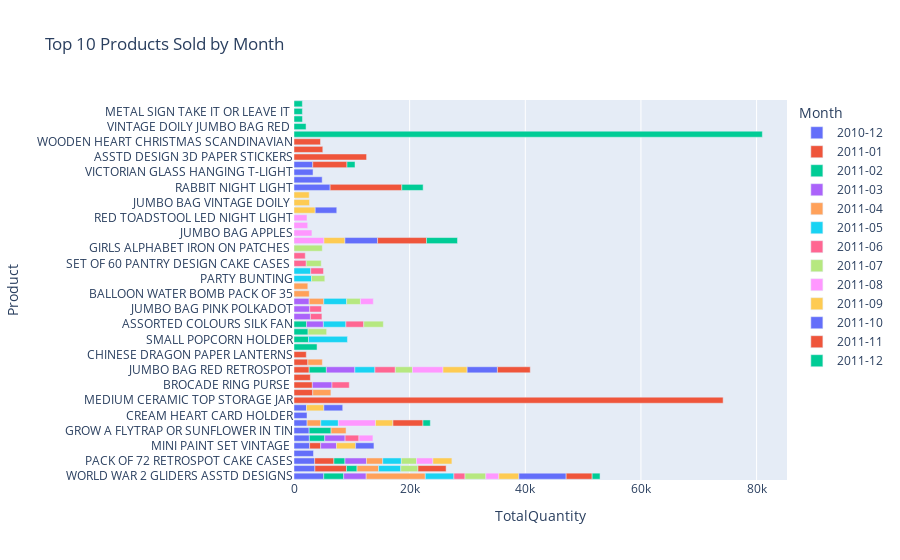

The notebook cell saved with this chart:
### Code cell
import plotly.express as px

fig = px.bar(top_products_by_month, 
             x='TotalQuantity', y='Product', 
             color='Month', 
             orientation='h', 
             title="Top 10 Products Sold by Month")

fig.write_html("../imgs/top_products_by_month.html")
fig.write_image("../imgs/top_products_by_month.png")

fig.show()

### Figure 1 — Plotly figure (JSON) as saved in the notebook; plotly's stock layout.template omitted (floating-point values rounded to 4 significant figures)
{"data": [{"hovertemplate": "Month=2010-12<br>TotalQuantity=%{x}<br>Product=%{y}<extra></extra>", "legendgroup": "2010-12", "marker": {"color": "#636efa", "pattern": {"shape": ""}}, "name": "2010-12", "orientation": "h", "showlegend": true, "textposition": "auto", "type": "bar", "x": [5139, 3611, 3572, 3367, 2700, 2656, 2616, 2267, 2254, 2162], "xaxis": "x", "y": ["WORLD WAR 2 GLIDERS ASSTD DESIGNS", "WHITE HANGING HEART T-LIGHT HOLDER", "PACK OF 72 RETROSPOT CAKE CASES", "HAND WARMER BABUSHKA DESIGN", "MINI PAINT SET VINTAGE ", "PACK OF 12 LONDON TISSUES ", "GROW A FLYTRAP OR SUNFLOWER IN TIN", "ASSORTED COLOUR BIRD ORNAMENT", "CREAM HEART CARD HOLDER", "RED  HARMONICA IN BOX "], "yaxis": "y"}, {"hovertemplate": "Month=2011-01<br>TotalQuantity=%{x}<br>Product=%{y}<extra></extra>", "legendgroup": "2011-01", "marker": {"color": "#EF553B", "pattern": {"shape": ""}}, "name": "2011-01", "orientation": "h", "showlegend": true, "textposition": "auto", "type": "bar", "x": [74215, 5467, 3329, 3240, 3174, 2830, 2625, 2398, 2124, 1908], "xaxis": "x", "y": ["MEDIUM CERAMIC TOP STORAGE JAR", "WHITE HANGING HEART T-LIGHT HOLDER", "PACK OF 72 RETROSPOT CAKE CASES", "FAIRY CAKE FLANNEL ASSORTED COLOUR", "BROCADE RING PURSE ", "HEART OF WICKER SMALL", "JUMBO BAG RED RETROSPOT", "GIN + TONIC DIET METAL SIGN", "CHINESE DRAGON PAPER LANTERNS", "MINI PAINT SET VINTAGE "], "yaxis": "y"}, {"hovertemplate": "Month=2011-02<br>TotalQuantity=%{x}<br>Product=%{y}<extra></extra>", "legendgroup": "2011-02", "marker": {"color": "#00cc96", "pattern": {"shape": ""}}, "name": "2011-02", "orientation": "h", "showlegend": true, "textposition": "auto", "type": "bar", "x": [3986, 3795, 3457, 2971, 2659, 2505, 2439, 2172, 1912, 1823], "xaxis": "x", "y": ["EMPIRE DESIGN ROSETTE", "GROW A FLYTRAP OR SUNFLOWER IN TIN", "WORLD WAR 2 GLIDERS ASSTD DESIGNS", "JUMBO BAG RED RETROSPOT", "PACK OF 12 LONDON TISSUES ", "SMALL POPCORN HOLDER", "ESSENTIAL BALM 3.5g TIN IN ENVELOPE", "ASSORTED COLOURS SILK FAN", "PACK OF 72 RETROSPOT CAKE CASES", "WHITE HANGING HEART T-LIGHT HOLDER"], "yaxis": "y"}, {"hovertemplate": "Month=2011-03<br>TotalQuantity=%{x}<br>Product=%{y}<extra></extra>", "legendgroup": "2011-03", "marker": {"color": "#ab63fa", "pattern": {"shape": ""}}, "name": "2011-03", "orientation": "h", "showlegend": true, "textposition": "auto", "type": "bar", "x": [4924, 3888, 3720, 3519, 3396, 2912, 2839, 2736, 2715, 2628], "xaxis": "x", "y": ["JUMBO BAG RED RETROSPOT", "WORLD WAR 2 GLIDERS ASSTD DESIGNS", "PACK OF 72 RETROSPOT CAKE CASES", "PACK OF 12 LONDON TISSUES ", "BROCADE RING PURSE ", "ASSORTED COLOURS SILK FAN", "JUMBO BAG STRAWBERRY", "MINI PAINT SET VINTAGE ", "JUMBO BAG PINK POLKADOT", "PACK OF 60 PINK PAISLEY CAKE CASES"], "yaxis": "y"}, {"hovertemplate": "Month=2011-04<br>TotalQuantity=%{x}<br>Product=%{y}<extra></extra>", "legendgroup": "2011-04", "marker": {"color": "#FFA15A", "pattern": {"shape": ""}}, "name": "2011-04", "orientation": "h", "showlegend": true, "textposition": "auto", "type": "bar", "x": [10224, 3725, 3142, 2816, 2641, 2592, 2526, 2506, 2387, 2368], "xaxis": "x", "y": ["WORLD WAR 2 GLIDERS ASSTD DESIGNS", "WHITE HANGING HEART T-LIGHT HOLDER", "FAIRY CAKE FLANNEL ASSORTED COLOUR", "PACK OF 72 RETROSPOT CAKE CASES", "BALLOON WATER BOMB PACK OF 35", "GROW A FLYTRAP OR SUNFLOWER IN TIN", "PACK OF 60 PINK PAISLEY CAKE CASES", "GIN + TONIC DIET METAL SIGN", "PAPER CHAIN KIT EMPIRE", "ASSORTED COLOUR BIRD ORNAMENT"], "yaxis": "y"}, {"hovertemplate": "Month=2011-05<br>TotalQuantity=%{x}<br>Product=%{y}<extra></extra>", "legendgroup": "2011-05", "marker": {"color": "#19d3f3", "pattern": {"shape": ""}}, "name": "2011-05", "orientation": "h", "showlegend": true, "textposition": "auto", "type": "bar", "x": [6738, 4944, 3949, 3888, 3846, 3470, 3212, 3036, 3025, 2894], "xaxis": "x", "y": ["SMALL POPCORN HOLDER", "WORLD WAR 2 GLIDERS ASSTD DESIGNS", "PACK OF 60 PINK PAISLEY CAKE CASES", "ASSORTED COLOURS SILK FAN", "WHITE HANGING HEART T-LIGHT HOLDER", "JUMBO BAG RED RETROSPOT", "PACK OF 72 RETROSPOT CAKE CASES", "ASSORTED COLOUR BIRD ORNAMENT", "PARTY BUNTING", "COLOUR GLASS T-LIGHT HOLDER HANGING"], "yaxis": "y"}, {"hovertemplate": "Month=2011-06<br>TotalQuantity=%{x}<br>Product=%{y}<extra></extra>", "legendgroup": "2011-06", "marker": {"color": "#FF6692", "pattern": {"shape": ""}}, "name": "2011-06", "orientation": "h", "showlegend": true, "textposition": "auto", "type": "bar", "x": [3529, 3096, 2988, 2397, 2204, 2123, 2036, 1988, 1948, 1920], "xaxis": "x", "y": ["JUMBO BAG RED RETROSPOT", "ASSORTED COLOURS SILK FAN", "BROCADE RING PURSE ", "PACK OF 12 LONDON TISSUES ", "COLOUR GLASS T-LIGHT HOLDER HANGING", "SET OF 60 PANTRY DESIGN CAKE CASES ", "JUMBO BAG PINK POLKADOT", "JUMBO BAG STRAWBERRY", "JUMBO BAG DOILEY PATTERNS", "WORLD WAR 2 GLIDERS ASSTD DESIGNS"], "yaxis": "y"}, {"hovertemplate": "Month=2011-07<br>TotalQuantity=%{x}<br>Product=%{y}<extra></extra>", "legendgroup": "2011-07", "marker": {"color": "#B6E880", "pattern": {"shape": ""}}, "name": "2011-07", "orientation": "h", "showlegend": true, "textposition": "auto", "type": "bar", "x": [4896, 3600, 3384, 3206, 2971, 2970, 2627, 2589, 2387, 2305], "xaxis": "x", "y": ["GIRLS ALPHABET IRON ON PATCHES ", "WORLD WAR 2 GLIDERS ASSTD DESIGNS", "ASSORTED COLOURS SILK FAN", "ESSENTIAL BALM 3.5g TIN IN ENVELOPE", "WHITE HANGING HEART T-LIGHT HOLDER", "JUMBO BAG RED RETROSPOT", "PACK OF 72 RETROSPOT CAKE CASES", "SET OF 60 PANTRY DESIGN CAKE CASES ", "PACK OF 60 PINK PAISLEY CAKE CASES", "PARTY BUNTING"], "yaxis": "y"}, {"hovertemplate": "Month=2011-08<br>TotalQuantity=%{x}<br>Product=%{y}<extra></extra>", "legendgroup": "2011-08", "marker": {"color": "#FF97FF", "pattern": {"shape": ""}}, "name": "2011-08", "orientation": "h", "showlegend": true, "textposition": "auto", "type": "bar", "x": [6425, 5278, 5186, 3104, 2837, 2419, 2369, 2256, 2253, 2227], "xaxis": "x", "y": ["ASSORTED COLOUR BIRD ORNAMENT", "JUMBO BAG RED RETROSPOT", "POPCORN HOLDER", "JUMBO BAG APPLES", "PACK OF 72 RETROSPOT CAKE CASES", "PACK OF 12 LONDON TISSUES ", "JUMBO BAG ALPHABET", "WORLD WAR 2 GLIDERS ASSTD DESIGNS", "RED TOADSTOOL LED NIGHT LIGHT", "PACK OF 60 PINK PAISLEY CAKE CASES"], "yaxis": "y"}, {"hovertemplate": "Month=2011-09<br>TotalQuantity=%{x}<br>Product=%{y}<extra></extra>", "legendgroup": "2011-09", "marker": {"color": "#FECB52", "pattern": {"shape": ""}}, "name": "2011-09", "orientation": "h", "showlegend": true, "textposition": "auto", "type": "bar", "x": [4177, 3669, 3624, 3462, 3314, 3282, 3016, 3000, 2679, 2629], "xaxis": "x", "y": ["JUMBO BAG RED RETROSPOT", "60 CAKE CASES VINTAGE CHRISTMAS", "POPCORN HOLDER", "WORLD WAR 2 GLIDERS ASSTD DESIGNS", "MINI PAINT SET VINTAGE ", "PACK OF 72 RETROSPOT CAKE CASES", "ASSORTED COLOUR BIRD ORNAMENT", "RED  HARMONICA IN BOX ", "JUMBO BAG VINTAGE DOILY ", "BUBBLEGUM RING ASSORTED"], "yaxis": "y"}, {"hovertemplate": "Month=2011-10<br>TotalQuantity=%{x}<br>Product=%{y}<extra></extra>", "legendgroup": "2011-10", "marker": {"color": "#636efa", "pattern": {"shape": ""}}, "name": "2011-10", "orientation": "h", "showlegend": true, "textposition": "auto", "type": "bar", "x": [8174, 6249, 5644, 5237, 4873, 3726, 3293, 3263, 3243, 3168], "xaxis": "x", "y": ["WORLD WAR 2 GLIDERS ASSTD DESIGNS", "RABBIT NIGHT LIGHT", "POPCORN HOLDER", "JUMBO BAG RED RETROSPOT", "PINK BLUE FELT CRAFT TRINKET BOX", "60 CAKE CASES VINTAGE CHRISTMAS", "VICTORIAN GLASS HANGING T-LIGHT", "RED  HARMONICA IN BOX ", "PAPER CHAIN KIT 50'S CHRISTMAS ", "MINI PAINT SET VINTAGE "], "yaxis": "y"}, {"hovertemplate": "Month=2011-11<br>TotalQuantity=%{x}<br>Product=%{y}<extra></extra>", "legendgroup": "2011-11", "marker": {"color": "#EF553B", "pattern": {"shape": ""}}, "name": "2011-11", "orientation": "h", "showlegend": true, "textposition": "auto", "type": "bar", "x": [12551, 12393, 8458, 5919, 5678, 5190, 4981, 4861, 4582, 4500], "xaxis": "x", "y": ["ASSTD DESIGN 3D PAPER STICKERS", "RABBIT NIGHT LIGHT", "POPCORN HOLDER", "PAPER CHAIN KIT 50'S CHRISTMAS ", "JUMBO BAG RED RETROSPOT", "ASSORTED COLOUR BIRD ORNAMENT", "WOODEN STAR CHRISTMAS SCANDINAVIAN", "WHITE HANGING HEART T-LIGHT HOLDER", "WOODEN HEART CHRISTMAS SCANDINAVIAN", "WORLD WAR 2 GLIDERS ASSTD DESIGNS"], "yaxis": "y"}, {"hovertemplate": "Month=2011-12<br>TotalQuantity=%{x}<br>Product=%{y}<extra></extra>", "legendgroup": "2011-12", "marker": {"color": "#00cc96", "pattern": {"shape": ""}}, "name": "2011-12", "orientation": "h", "showlegend": true, "textposition": "auto", "type": "bar", "x": [80995, 5362, 3691, 2086, 1464, 1451, 1446, 1393, 1363, 1274], "xaxis": "x", "y": ["PAPER CRAFT , LITTLE BIRDIE", "POPCORN HOLDER", "RABBIT NIGHT LIGHT", "VINTAGE DOILY JUMBO BAG RED ", "BLACK RECORD COVER FRAME", "METAL SIGN TAKE IT OR LEAVE IT ", "DISCO BALL CHRISTMAS DECORATION", "PAPER CHAIN KIT 50'S CHRISTMAS ", "WORLD WAR 2 GLIDERS ASSTD DESIGNS", "ASSORTED COLOUR BIRD ORNAMENT"], "yaxis": "y"}], "layout": {"barmode": "relative", "legend": {"title": {"text": "Month"}, "tracegroupgap": 0}, "title": {"text": "Top 10 Products Sold by Month"}, "xaxis": {"anchor": "y", "domain": [0, 1], "title": {"text": "TotalQuantity"}}, "yaxis": {"anchor": "x", "domain": [0, 1], "title": {"text": "Product"}}}}
